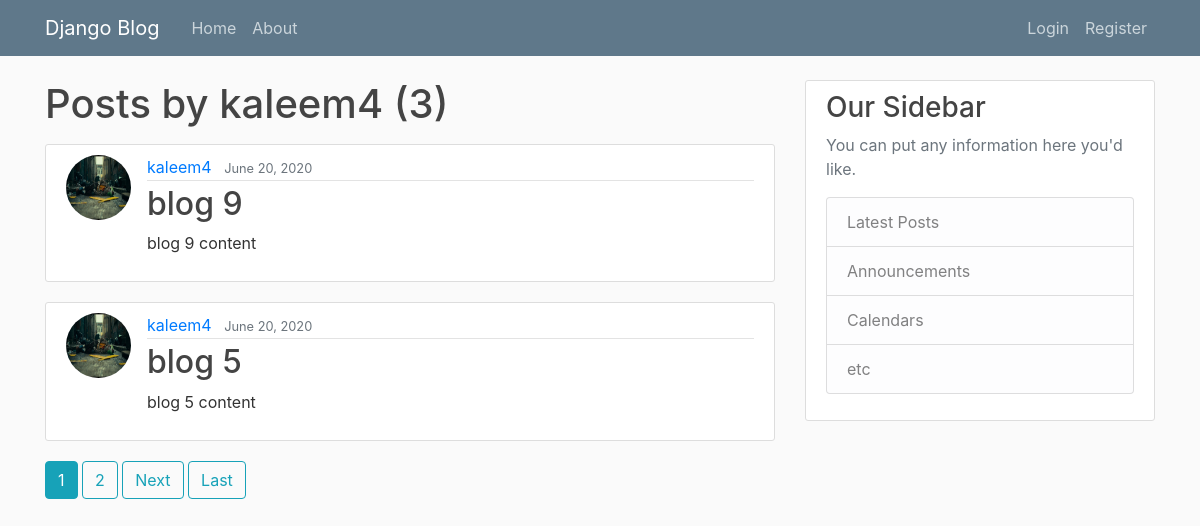
The app's page /user/kaleem4 with its own data.
### blog/models.py (models this page shows, shortened)
class Post(models.Model):
	title = models.CharField(max_length=100)
	content = models.TextField()
	date_posted = models.DateTimeField(default=timezone.now)
	author = models.ForeignKey(User, on_delete=models.CASCADE)

### users/models.py (models this page shows, shortened)
class Profile(models.Model):
	user = models.OneToOneField(User, on_delete=models.CASCADE)
	image = models.ImageField(default='default.jpg', upload_to='profile_pics')

### blog/views.py (the view)
# urls.py: path('user/<str:username>', UserPostListView.as_view(), name='user-posts'),
class UserPostListView(ListView):
	model = Post
	template_name = 'blog/user_posts.html'
	context_object_name ='posts'
	paginate_by = 2
	def get_queryset(self):
		user = get_object_or_404(User, username=self.kwargs.get('username'))
		return Post.objects.filter(author=user).order_by('-date_posted')

### blog/templates/blog/user_posts.html (shortened to what this page needs)
{% extends "blog/base.html" %}
{% block content %}
    <h1 class="mb-3">Posts by {{ view.kwargs.username }} ({{ page_obj.paginator.count }})</h1>
	{% for post in posts %}
	   <article class="media content-section">
        <img class="rounded-circle article-img" src="{{ post.author.profile.image.url }}">
  		<div class="media-body">
    		<div class="article-metadata">
      			<a class="mr-2" href="{% url 'user-posts' post.author.username %}">{{ post.author }}</a>
      			<small class="text-muted">{{ post.date_posted|date:"F d, Y" }}</small>
    		</div>
    		<h2><a class="article-title" href="{% url 'post-detail' post.id %}">{{ post.title }}</a></h2>
    		<p class="article-content">{{ post.content }}</p>
  		</div>
	   </article>
	{% endfor %}
  {% if is_paginated %}
    {% for num in page_obj.paginator.page_range %}
      {% if page_obj.number == num %}
        <a class="btn btn-info mb-4" href="?page={{ num }}">{{ num }}</a>
      {% elif num > page_obj.number|add:'-3' and num < page_obj.number|add:'3' %}
        <a class="btn btn-outline-info mb-4" href="?page={{ num }}">{{ num }}</a>
      {% endif %}
    {% endfor %}
    {% if page_obj.has_next %}
      <a class="btn btn-outline-info mb-4" href="?page={{ page_obj.next_page_number }}">Next</a>
      <a class="btn btn-outline-info mb-4" href="?page={{ page_obj.paginator.num_pages }}">Last</a>
    {% endif %}
  {% endif %}
{% endblock content %}

### blog/templates/blog/base.html (shortened to what this page needs)
{% load static %}
<html>
<head>
    <link rel="stylesheet" href="https://maxcdn.bootstrapcdn.com/bootstrap/4.0.0/css/bootstrap.min.css">
    <link rel="stylesheet" type="text/css" href="{% static 'blog/main.css' %}">
</head>
<body>
	<header class="site-header">
	  <nav class="navbar navbar-expand-md navbar-dark bg-steel fixed-top">
  	    <div class="container">
          <a class="navbar-brand mr-4" href="/">Django Blog</a>
          <div class="collapse navbar-collapse" id="navbarToggle">
            <div class="navbar-nav mr-auto">
              <a class="nav-item nav-link" href="/">Home</a>
              <a class="nav-item nav-link" href="/about">About</a>
            </div>
            <div class="navbar-nav">
              {% if user.is_authenticated %}
                <a class="nav-item nav-link" href="{% url 'post-create' %}">New Post</a>
                <a class="nav-item nav-link" href="{% url 'profile' %}">Profile</a>
                <a class="nav-item nav-link" href="{% url 'logout' %}">Logout</a>
              {% else %}
                <a class="nav-item nav-link" href="{% url 'login' %}">Login</a>
                <a class="nav-item nav-link" href="{% url 'register' %}">Register</a>
              {% endif %}
            </div>
          </div>
        </div>
      </nav>
    </header>
 <main role="main" class="container">
   <div class="row">
    <div class="col-md-8">
       {% block content %}{% endblock %}
     </div>
     <div class="col-md-4">
       <div class="content-section">
         <h3>Our Sidebar</h3>
         <p class='text-muted'>You can put any information here you'd like.
           <ul class="list-group">
             <li class="list-group-item list-group-item-light">Latest Posts</li>
             <li class="list-group-item list-group-item-light">Announcements</li>
             <li class="list-group-item list-group-item-light">Calendars</li>
             <li class="list-group-item list-group-item-light">etc</li>
            </ul>
         </p>
       </div>
    </div>
   </div>
 </main>
</body>
</html>

### blog/static/blog/main.css (style rules this page uses)
body { background: #fafafa; color: #333333; margin-top: 5rem; }
h1, h2, h3, h4, h5, h6 { color: #444444; }
ul { margin: 0; }
.bg-steel { background-color: #5f788a; }
.site-header .navbar-nav .nav-link { color: #cbd5db; }
.content-section { background: #ffffff; padding: 10px 20px; border: 1px solid #dddddd; border-radius: 3px; margin-bottom: 20px; }
.article-title { color: #444444; }
.article-content { white-space: pre-line; }
.article-img { height: 65px; width: 65px; margin-right: 16px; }
.article-metadata { padding-bottom: 1px; margin-bottom: 4px; border-bottom: 1px solid #e3e3e3 }

### records on screen
Post: author.profile.image (picture), author "kaleem4", date_posted "June 20, 2020", title "blog 9", content "blog 9 content"
Post: author.profile.image (picture), author "kaleem4", date_posted "June 20, 2020", title "blog 5", content "blog 5 content"

### other values on screen
{{ view.kwargs.username }} "kaleem4"
{{ page_obj.paginator.count }} "3"
{{ num }} "1"
{{ num }} "2"
